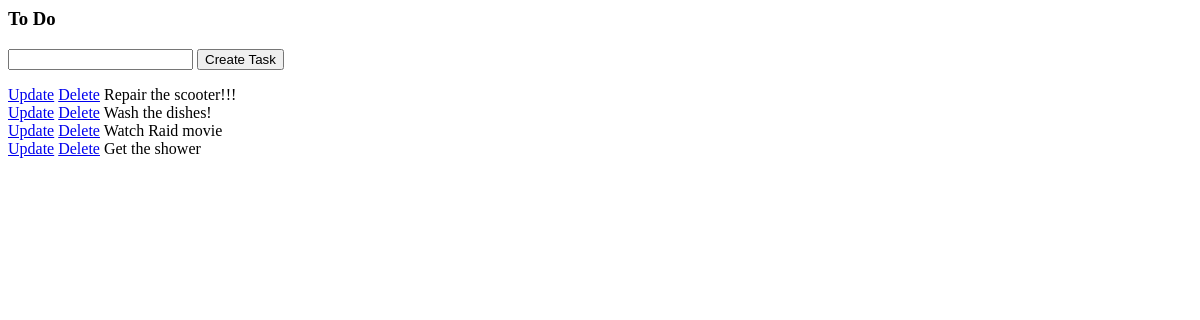
Before: / with the older database file.
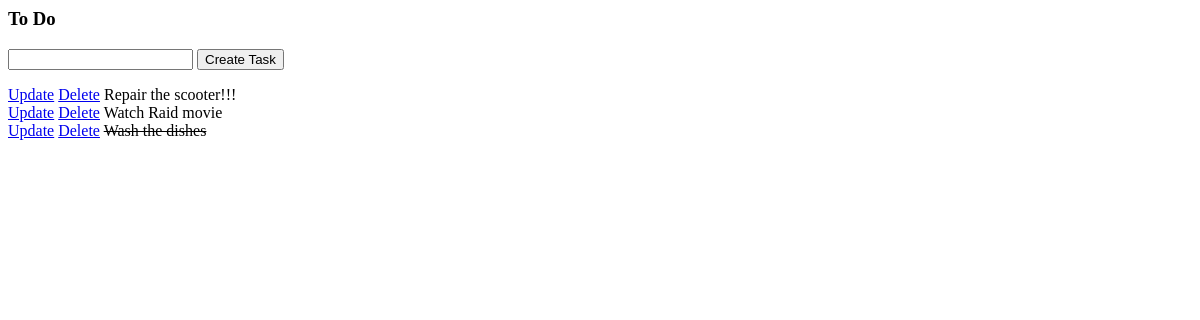
After: the same page with the newer database file.
### tasks/models.py (models this page shows)
class Task(models.Model):
    title = models.CharField(max_length=200)
    complete = models.BooleanField(default=False)
    created = models.DateTimeField(auto_now_add=True)
    def __str__(self):
        return self.title

### tasks/views.py (the view)
# urls.py: path('', views.index, name='home'),
def index(request):
    tasks = Task.objects.all()
    form = TaskForm()
    if request.method == 'POST':
        form = TaskForm(request.POST)
        if form.is_valid():
            form.save()  # в случае со связ формой
        return redirect('/')  # редирект
    context = {'tasks': tasks, 'form': form}
    return render(request, 'tasks/list.html', context)

### tasks/forms.py
class TaskForm(ModelForm):
    class Meta:
        model = Task
        fields = '__all__'

### tasks/templates/tasks/list.html (shortened to what this page needs)
<h3>To Do</h3>
<form action="{% url 'home' %}" method="POST">
    {{ form.title }}
    <input type="submit" value="Create Task">
</form>
{% for task in tasks %}
<div>
    <a href="{% url 'update_task' task.id %}">Update</a>
    <a href="{% url 'delete_task' task.id %}">Delete</a>
    {% if task.complete %}
    <del>{{ task }}</del>
    {% else %}
    <span>{{ task }}</span>
    {% endif %}
</div>
{% endfor %}

Changed rows visible on the page:
removed Task: title "Wash the dishes!"
removed Task: title "Get the shower"
added Task: title "Wash the dishes"
